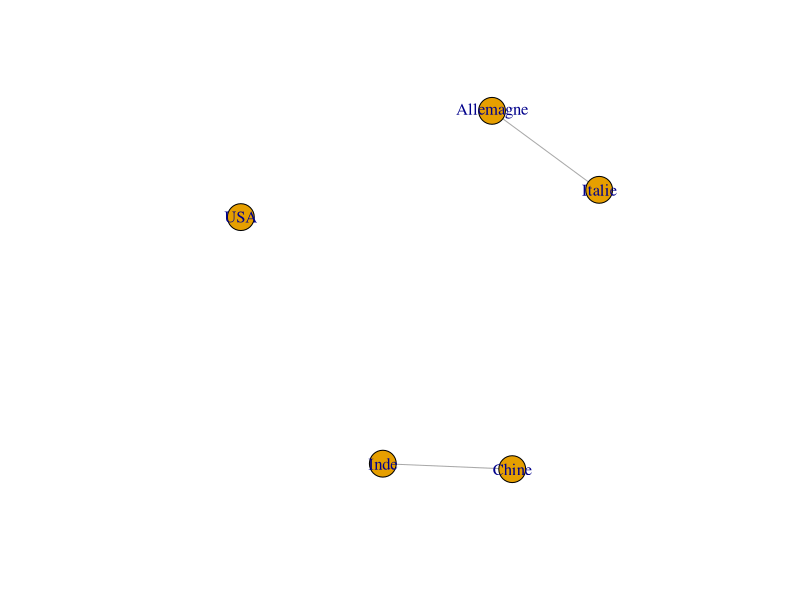

Reproduce this figure in R.
## ---- chunk 1
# Crée les variables
pays <-  c("Allemagne","Italie","Inde","Chine","USA")
vote1 <- c("Oui","Non","Non","Non","Oui")
vote2 <- c("Non","Non","Oui","Oui","Abs")
vote3 <- c("Non","Non","Oui","Non","Oui")
vote4 <- c("Oui","Oui","Oui","Oui","Non")
vote5 <- c("Abs","Abs","Non","Non","Oui")


# Transforme en tableau
df <- data.frame(pays, vote1,vote2,vote3,vote4,vote5)

# Vérifie le type d'objet (data.frame)
class(df)

# Affiche (si pas trop grand)
df

## ---- chunk 2
# Crée une matrice en retirant la colonne identifiant
mat <- as.matrix(df[,-1]) 

# Ajoute l'identifiant comme label des lignes
row.names(mat) <- df$pays

# Contrôle le type
class(mat)

# Affiche (si la matrice n'est pas trop grande ...)
mat
## ---- chunk 3
library(e1071)
vote1
vote2
hamming.distance(vote1,vote2)

## ---- chunk 4
all <- mat[1,]
ita <- mat[2,]
all
ita
hamming.distance(all,ita)
## ---- chunk 5
dissim_pays <-hamming.distance(mat)
dissim_pays
## ---- chunk 6
sim_pays <- 5 - dissim_pays
sim_pays
## ---- chunk 7
sim_pays_pct <- 100*sim_pays/5
sim_pays_pct
## ---- chunk 8
sim_sup_70 <-sim_pays_pct > 70
sim_sup_70
## ---- chunk 9
class(sim_sup_70)<-"numeric"
sim_sup_70
## ---- chunk 10
library(igraph)

net<-graph_from_adjacency_matrix(sim_sup_70,
                                 diag = FALSE,
                                 mode = "undirected")
plot(net)
## ---- chunk 11
mat_oui<- mat=="Oui"
mat_oui
nb_oui <- mat_oui %*% t(mat_oui)
nb_oui
## ---- chunk 12
mat_non<- mat=="Non"
mat_non
nb_non <- mat_non %*% t(mat_non)
nb_non
## ---- chunk 13
sim_oui_non <- nb_oui + nb_non
sim_oui_non
